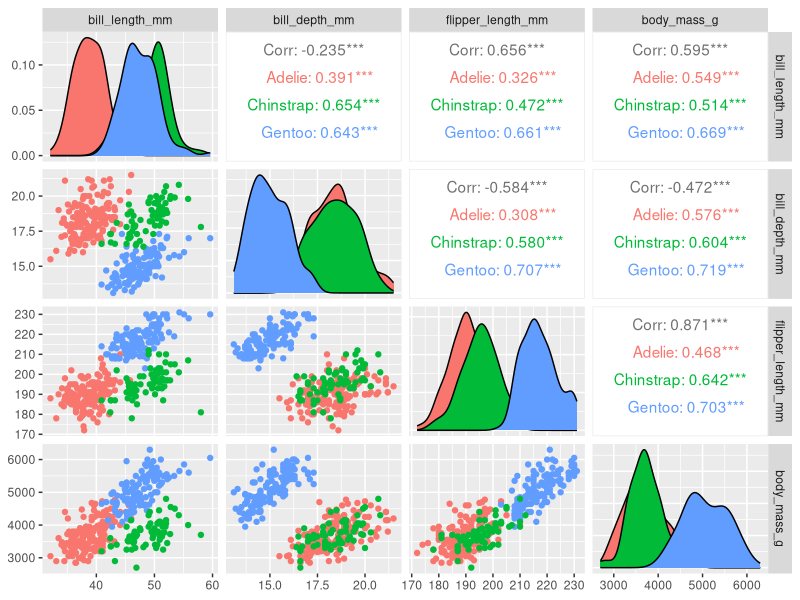

The R script that drew this image:
## ---- chunk 1

# load libraries ----
library(GGally)
library(skimr)
library(palmerpenguins)
library(tidyverse)

# Always look at it ----
#View(penguins)

# Check the column names ----
names(penguins) 

# Check the dimensions ----
dim(penguins) 

# get a summary of your df ----
summary(penguins)

# get a summary using {skimr} ----
skimr::skim(penguins)

# head and tail ----
head(penguins, n = 3)
tail(penguins)

#pairsplot ----
GGally::ggpairs(penguins, columns = 3:6, ggplot2::aes(color = species))
